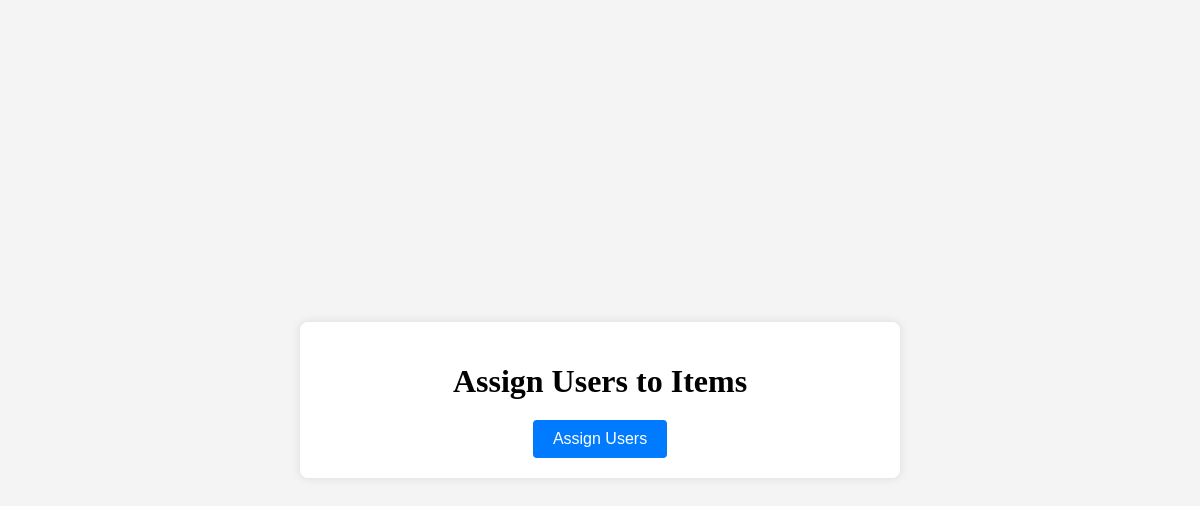
The page /share/bill/1/assign_users/ on the database as committed earlier.
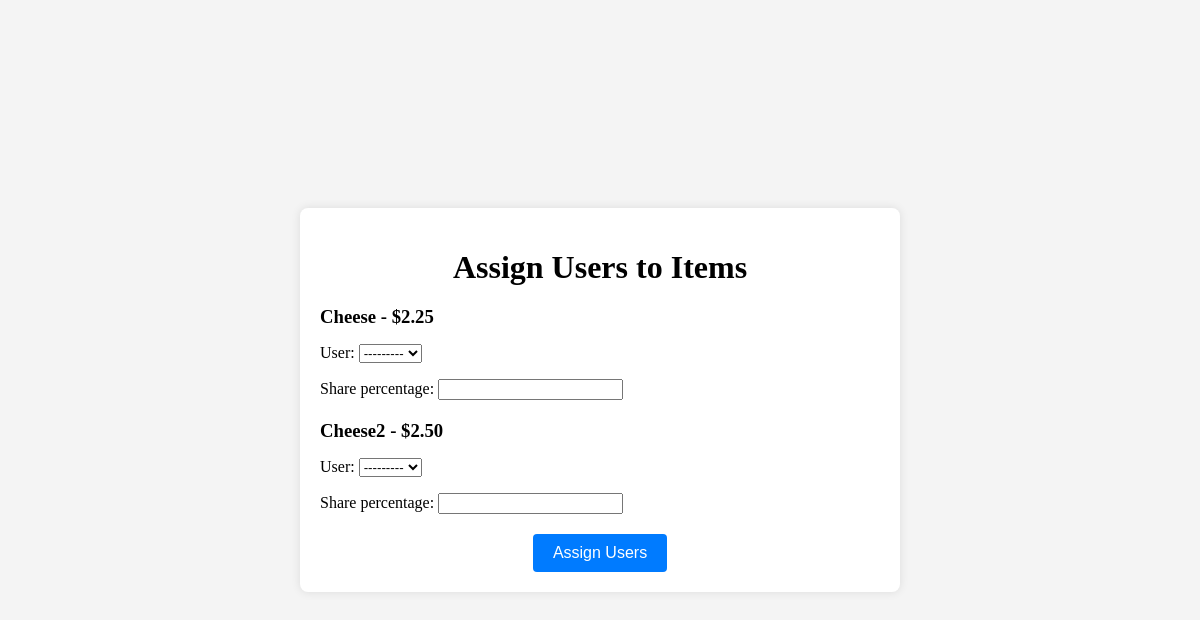
The same page on the database as committed later.
### bills/models.py (models this page shows, shortened)
class BillItem(models.Model):
    bill = models.ForeignKey(Bill, on_delete=models.CASCADE, related_name='items')
    name = models.CharField(max_length=255)
    price = models.DecimalField(max_digits=10, decimal_places=2)

### share/views.py (the view, shortened to what this page needs)
# urls.py: path('bill/<int:bill_id>/assign_users/', views.assign_users_to_items, name='assign_users_to_items'),
def assign_users_to_items(request, bill_id):
    item_shares = {}
    items = BillItem.objects.filter(bill_id=bill_id)
    for item in items:
        item_shares[item] = modelformset_factory(ItemUserShare, form=ItemUserShareForm, extra=1)(
            queryset=ItemUserShare.objects.filter(item=item)
        )
    return render(request, 'assign_users_to_items.html', {
        'item_shares': item_shares,
        'items': items,
    })

### share/templates/assign_users_to_items.html (shortened to what this page needs)
<!DOCTYPE html>
<html lang="en">
<head>
</head>
<body>
    <div class="container">
        <h1>Assign Users to Items</h1>
        <form method="POST">
            {% for item, formset in item_shares.items %}
                <div class="item-container">
                    <h3>{{ item.name }} - ${{ item.price }}</h3>
                    {% for form in formset %}
                        {{ form.as_p }}
                    {% endfor %}
                </div>
            {% endfor %}
            <button type="submit">Assign Users</button>
        </form>
    </div>
</body>
</html>

### share/templates/assign_users_to_items.html (style rules this page uses)
body { display: flex; justify-content: center; align-items: center; height: 100vh; margin: 0; background-color: #f4f4f4; }
.container { background: white; border-radius: 8px; padding: 20px; box-shadow: 0 0 10px rgba(0, 0, 0, 0.1); max-width: 600px; width: 100%; box-sizing: border-box; text-align: center; }
h1 { margin-bottom: 20px; }
h3 { margin-bottom: 10px; }
form { margin: 0; }
button { background-color: #007bff; color: white; border: none; padding: 10px 20px; border-radius: 4px; cursor: pointer; font-size: 16px; transition: background-color 0.3s; }
.item-container { margin-bottom: 20px; text-align: left; }

Rows that differ between the two databases and show on the page:
added BillItem: name "Cheese", price "2.25"
added BillItem: name "Cheese2", price "2.50"
